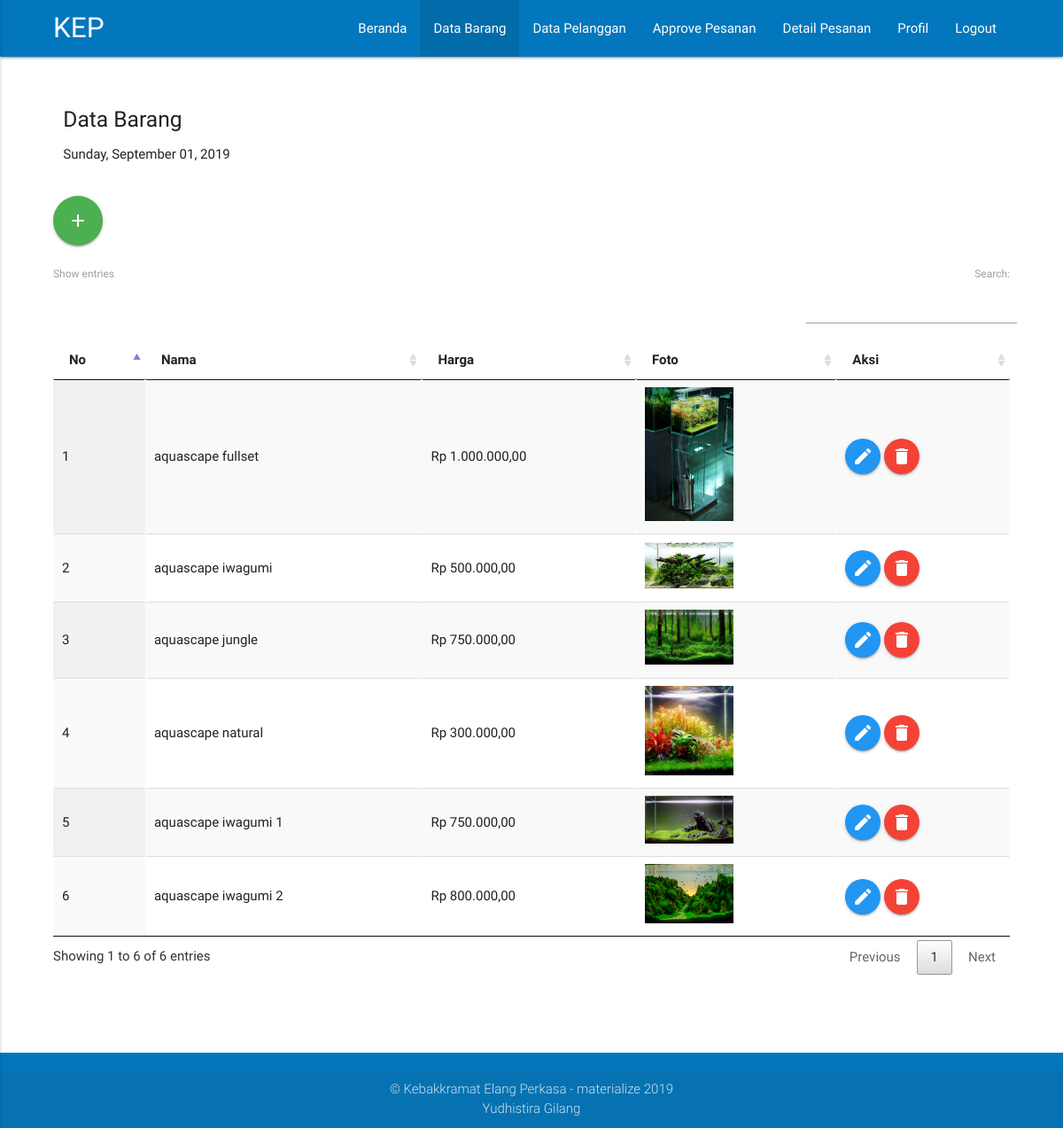
/admin/barang.php (signed in), run on the app's committed database.
### tables this page shows
CREATE TABLE `items`  (
  `item_id` int(10) UNSIGNED NOT NULL AUTO_INCREMENT,
  `item_name` varchar(5000) NOT NULL DEFAULT '',
  `item_price` double NULL DEFAULT NULL,
  `item_image` varchar(5000) NOT NULL DEFAULT '',
  `item_date` date NOT NULL,
  PRIMARY KEY (`item_id`) USING BTREE
);

### admin/barang.php (the view, shortened to what this page needs)
<?php
	include('../config.php');
	function rupiah($angka){
		$hasil_rupiah = "Rp " . number_format($angka,2,',','.');
		return $hasil_rupiah;
	}
?>
<!DOCTYPE html>
<html>
<head>
	<link rel="stylesheet" type="text/css" href="../asset/css/materialize.min.css">
	<link rel="stylesheet" type="text/css" href="../asset/datatables/datatables.min.css">
	<link rel="stylesheet" type="text/css" href="../asset/css_pribadi.css">
</head>
<body>
		<nav class="light-blue darken-3">
		<div class="container_body">
			<div class="nav-wrapper">
				<a href="index.php" class="brand-logo">KEP</a>
				<ul class="right hide-on-med-and-down">
					<li><a href="index.php">Beranda</a></li>
					<li class="active"><a href="barang.php">Data Barang</a></li>
					<li><a href="pelanggan.php">Data Pelanggan</a></li>
					<li><a href="approve_pesanan.php">Approve Pesanan</a></li>
					<li><a href="pesanan.php">Detail Pesanan</a></li>
					<li><a href="profil.php">Profil</a></li>
					<li><a href="logout.php">Logout</a></li>
				</ul>
			</div>
		</div>
		</nav>
	<br><br>
	<div class="container_body">
		<div class="row">
			<div class="col s12 white">
				<h5>Data Barang </h5>
				<p>
					<?php
			        	$Today=date('y:m:d');
			        	$new=date('l, F d, Y',strtotime($Today));
			        	echo $new;
		            ?>
				</p>
			</div>
		</div>
		<div class="row">
			<a class="btn-floating btn-large waves-effect waves-light green modal-trigger" href="#modal1"><i class="material-icons">add</i></a>
		</div>
		<div class="row">
			<table id="datafauna" class="display responsive-table" cellspacing="0" width="100%">
		        <thead>
		            <tr>
		            	<th>No</th>
		                <th>Nama</th>
		                <th>Harga</th>
		                <th>Foto</th>
		                <th>Aksi</th>
		            </tr>
		        </thead>
		        <tbody>
					<?php
					$no =1;
					$stmt = $conn->prepare('SELECT * FROM items');
                  	$stmt->execute();
					while ($row=$stmt->fetch(PDO::FETCH_ASSOC)){;?>
					    <tr>
					    	<td><?php echo $no++;?></td>
					        <td><?php echo $row['item_name'];?></td>
					        <td><?php echo rupiah($row['item_price']);?></td>
					        <td><?php echo'<img width="100" src="../gambar_barang/'.$row['item_image'].'">  ';?></td>
					        <td>
					        	<?php echo'<a class="btn-floating waves-effect waves-light blue" href="eba.php?kode='.$row['item_id'].'"><i class="material-icons">mode_edit</i></a>';?>
					        	<?php echo'<a onclick="return hapus()" href="?kode='.$row['item_id'].'" class="btn-floating waves-effect waves-light red"><i class="material-icons">delete</i></a>';?>
					        </td>
					    </tr>
					<?php };?>
				</tbody>
		    </table>
		</div>
		<br>
	</div>
	<br>
	<br>
	<footer class="page-footer light-blue darken-3 black-text">
			<div class="footer-copyright">
				<div class="container center-align">
					&copy; Kebakkramat Elang Perkasa - materialize <?php echo date('Y'); ?>
					<br>
					Yudhistira Gilang
				</div>
			</div>
	</footer>
</body>
</html>

### asset/css_pribadi.css (style rules this page uses)
.container_body { width:90%; margin-left:auto; margin-right:auto; }

### data on the page
items: item_name "aquascape fullset", item_price "Rp 1.000.000,00", item_image (picture)
items: item_name "aquascape iwagumi", item_price "Rp 500.000,00", item_image (picture)
items: item_name "aquascape jungle", item_price "Rp 750.000,00", item_image (picture)
items: item_name "aquascape natural", item_price "Rp 300.000,00", item_image (picture)
items: item_name "aquascape iwagumi 1", item_price "Rp 750.000,00", item_image (picture)
items: item_name "aquascape iwagumi 2", item_price "Rp 800.000,00", item_image (picture)
